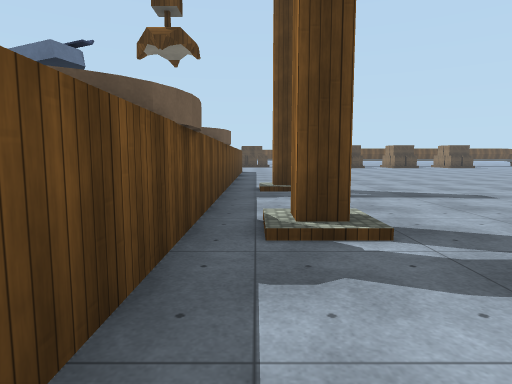
view 1 (above)

24 first-person views from a walk through a 3-D level made in the Unity game engine. The camera is 1.3 m above the floor, tilts 6° down and sees 75° across. The floor is counted in squares, 2 m on a side. Each view is taken from the middle of a square. On the plan, view 1 faces up. The plan holds only what a view shows up to about 10 squares ahead; the rest is blank. The place goes on beyond the plan. The player is left out. Some surface patterns are stand-ins.

view 2
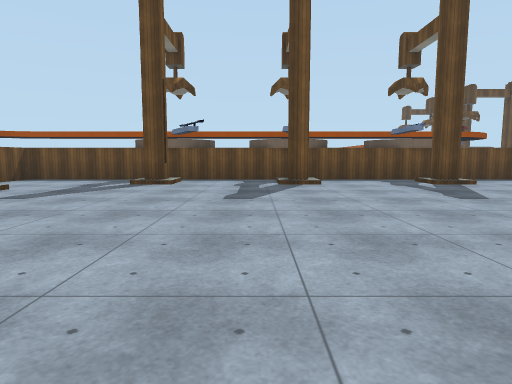

view 3
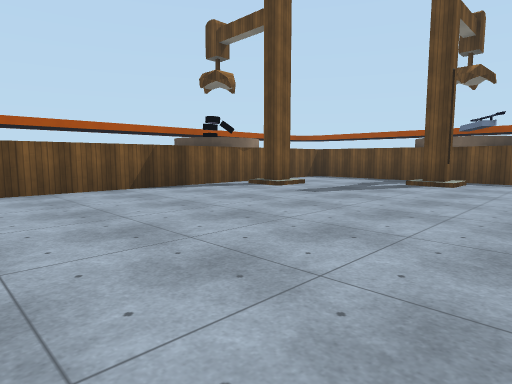

view 4
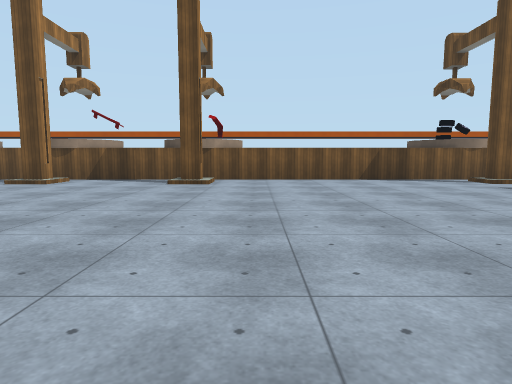

view 5
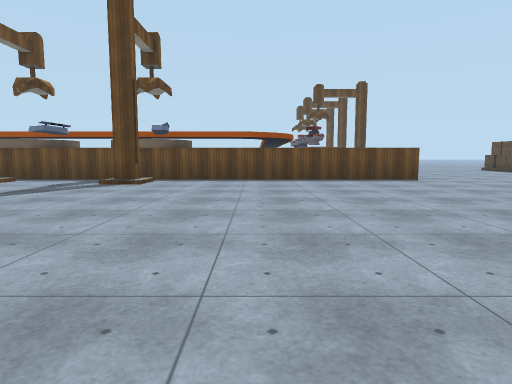

view 6
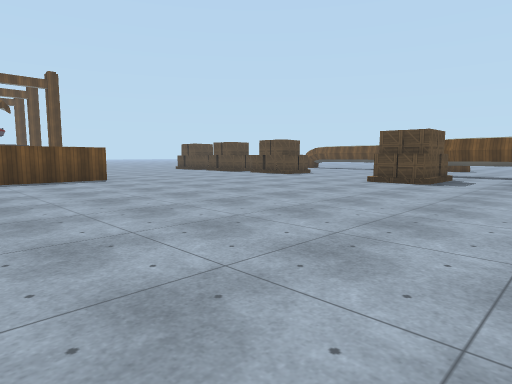

view 7
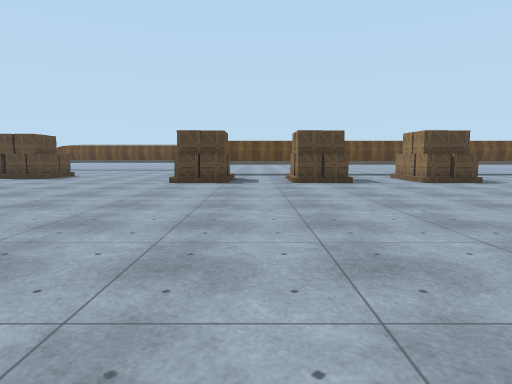

view 8
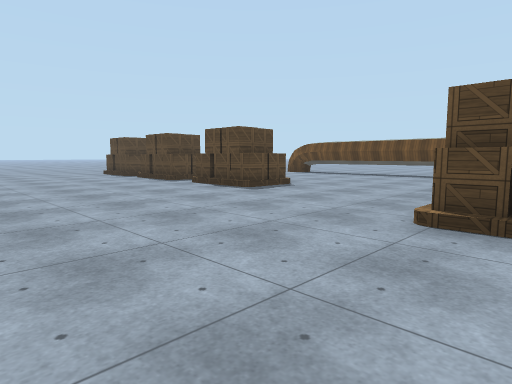

view 9
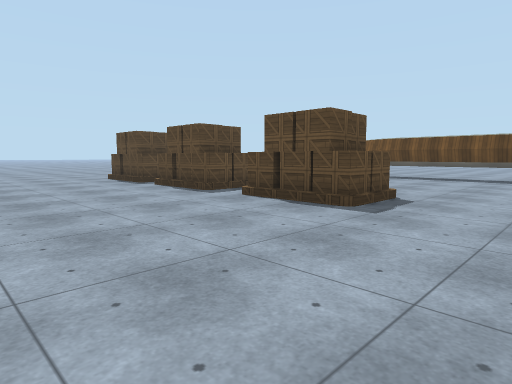

view 10
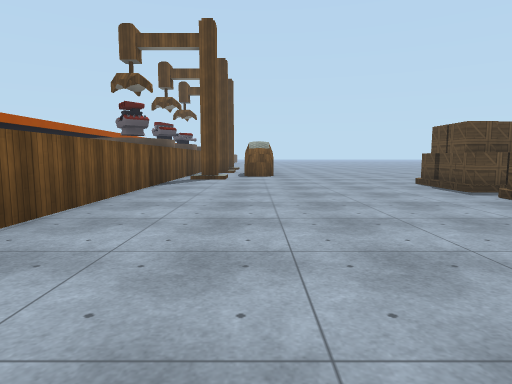

view 11
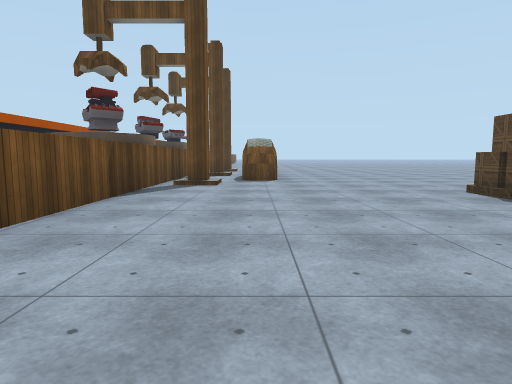

view 12
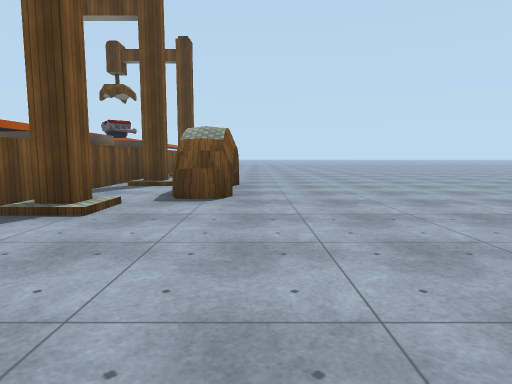

view 13
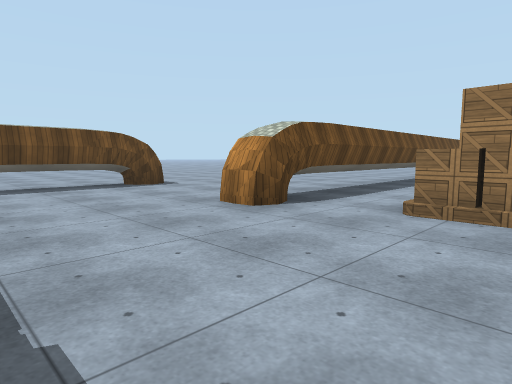

view 14
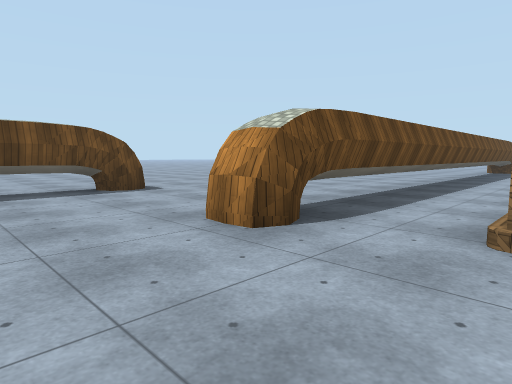

view 15
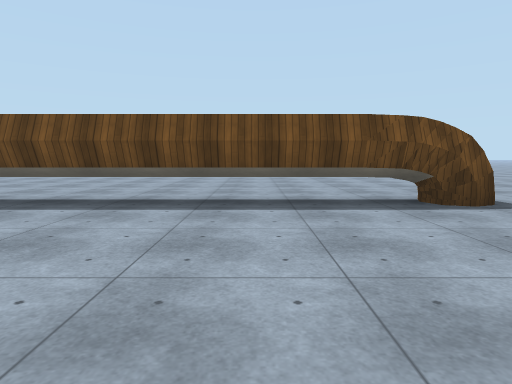

view 16
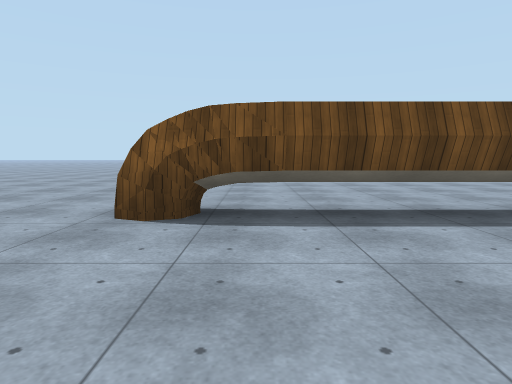

view 17
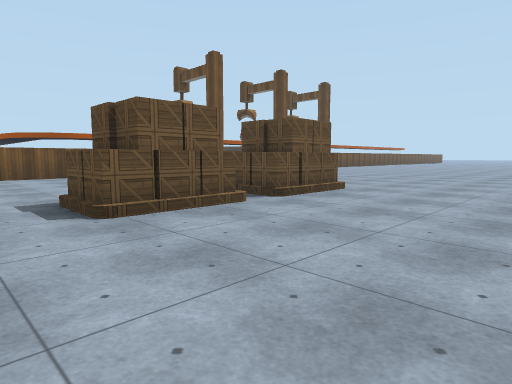

view 18
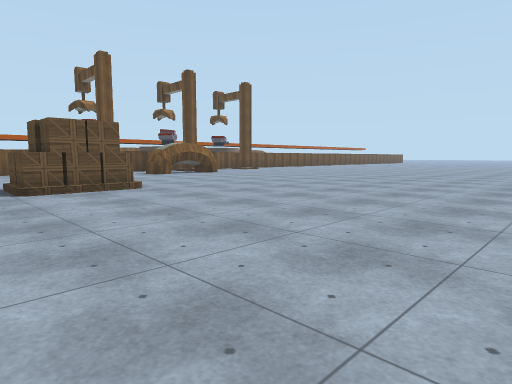

view 19
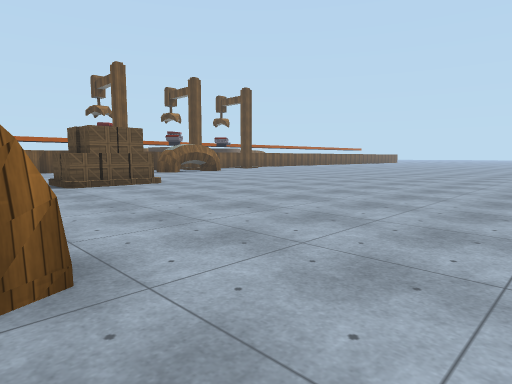

view 20
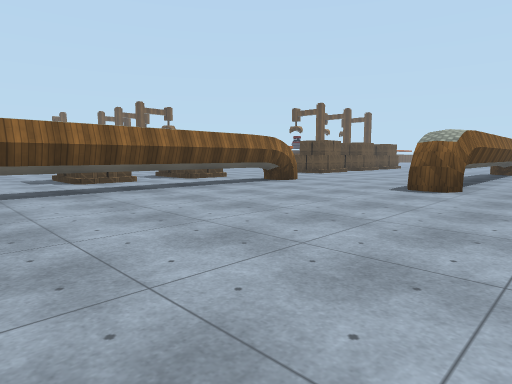

view 21
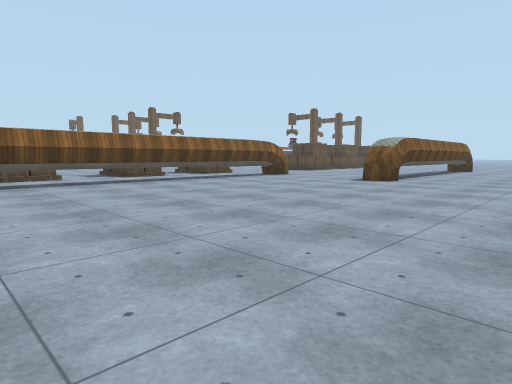

view 22
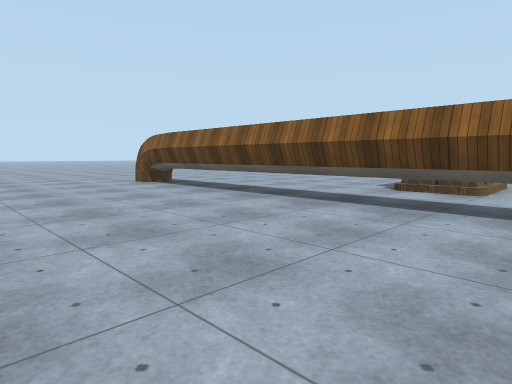

view 23
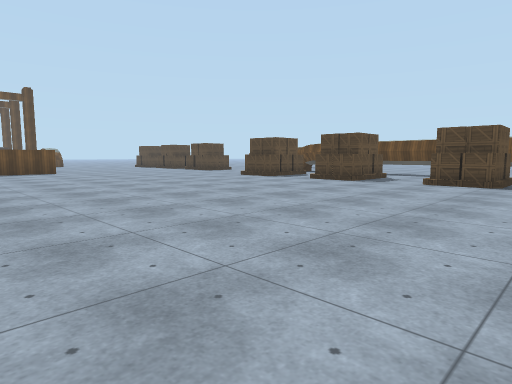

view 24
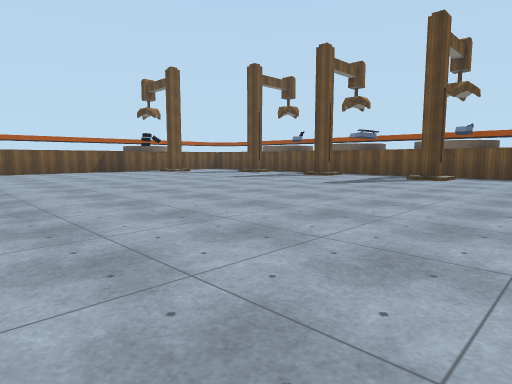

### Floor plan
Key: @ floor where view 1 was taken; # wall or solid block; . floor; / step, stairs or slope; ^ raised ledge; T thing the floor can be seen under or through; B box; O other object.
Columns run from 13 left of view 1 to 14 right of it. Each row starts with its distance up from view 1.
 32       .............. .......
 31       ......................
 30       ......................
 29 ............................
 28 ..........#TTTTTTTT.........
 27 ............................
 26 ............................
 25 ............................
 24 ..................TTTTTTTTTT
 23 ..................TTTTTTTTTT
 22 ......BBBBB.BB..............
 21 ......BBBBB.BB....BB.BB..B..
 20 ..................BB.BB..B..
 19 ............................
 18 ............................
 17 ###........................
 16 #...#......................
 15 ............................
 14 ##^##^^^^^^^^...............
 13             ^...............
 12             ^...............
 11             ^...............
 10             ^............
  9             ^............
  8             ^............
  7             #.#..........
  6             #............
  5             ^...........
  4            O#...........
  3            O#.#..........
  2             #.............
  1             ^.............
  0           ###@#............
 -1             #//.............
 -2             ^...............
 -3             ^...#.......#...
 -4             ^...............
 -5             ^^ ##^^^^^^##^^#

Positions as (right, up) in squares from view 1, and headings:
1: (0, 0), facing up
2: (9, 2), facing left
3: (9, 2), facing down-left
4: (9, 5), facing down
5: (9, 10), facing left
6: (9, 11), facing up-left
7: (7, 11), facing up
8: (6, 16), facing up-left
9: (3, 17), facing up-left
10: (1, 17), facing left
11: (-1, 17), facing left
12: (-5, 18), facing left
13: (1, 20), facing up-right
14: (2, 21), facing up-right
15: (2, 23), facing up
16: (-2, 24), facing up
17: (-1, 26), facing down-left
18: (-4, 29), facing down-left
19: (-3, 30), facing down-left
20: (12, 30), facing down-left
21: (14, 32), facing down-left
22: (10, 28), facing down-right
23: (14, 11), facing up-left
24: (11, 10), facing down-left
